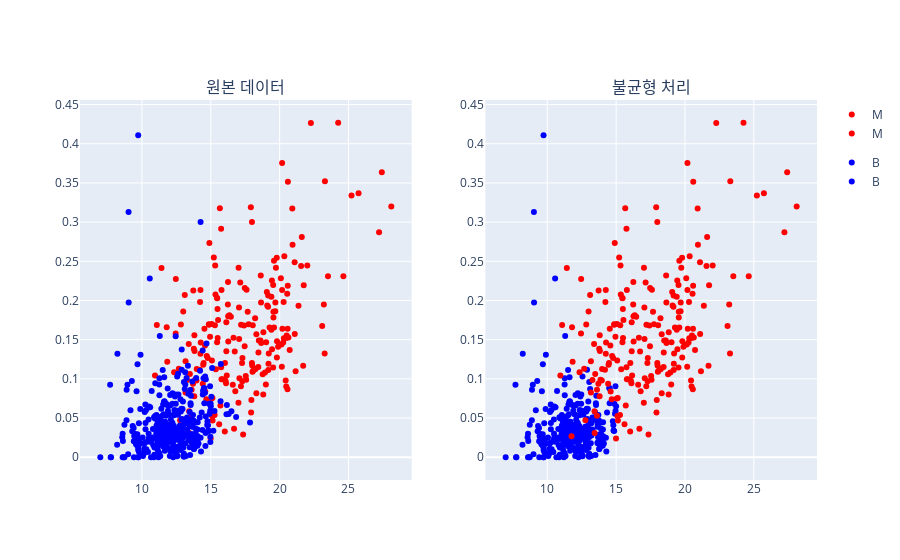

Here is the notebook cell this chart was saved with:
### Code cell
from plotly.subplots import make_subplots

def plot_resample(x_resample, fig1):
    fig2 = px.scatter(x_resample, x='Mean Radius', y='Mean Concavity', color='Diagnosis_resample', color_discrete_map=color_map)
    fig_sub = make_subplots(rows=1, cols=2, subplot_titles=('원본 데이터', '불균형 처리'))
    for i in fig1.data:
        fig_sub.add_trace(i, row = 1, col = 1)
    for k in fig2.data:
        fig_sub.add_trace(k, row = 1, col = 2)
    return fig_sub

plot_resample(x_resample, fig1)

### Figure 1 — Plotly figure (JSON) as saved in the notebook; plotly's stock layout.template omitted (floating-point values rounded to 4 significant figures; data arrays with more than 128 entries replaced by an {"elided": "..."} marker saying what was removed)
{"data": [{"hovertemplate": "Diagnosis=M<br>Mean Radius=%{x}<br>Mean Concavity=%{y}<extra></extra>", "legendgroup": "M", "marker": {"color": "red", "symbol": "circle"}, "mode": "markers", "name": "M", "orientation": "v", "showlegend": true, "type": "scatter", "x": {"elided": "212 float values"}, "xaxis": "x", "y": {"elided": "212 float values"}, "yaxis": "y"}, {"hovertemplate": "Diagnosis=B<br>Mean Radius=%{x}<br>Mean Concavity=%{y}<extra></extra>", "legendgroup": "B", "marker": {"color": "blue", "symbol": "circle"}, "mode": "markers", "name": "B", "orientation": "v", "showlegend": true, "type": "scatter", "x": {"elided": "357 float values"}, "xaxis": "x", "y": {"elided": "357 float values"}, "yaxis": "y"}, {"hovertemplate": "Diagnosis_resample=B<br>Mean Radius=%{x}<br>Mean Concavity=%{y}<extra></extra>", "legendgroup": "B", "marker": {"color": "blue", "symbol": "circle"}, "mode": "markers", "name": "B", "orientation": "v", "showlegend": true, "type": "scatter", "x": {"elided": "294 float values"}, "xaxis": "x2", "y": {"elided": "294 float values"}, "yaxis": "y2"}, {"hovertemplate": "Diagnosis_resample=M<br>Mean Radius=%{x}<br>Mean Concavity=%{y}<extra></extra>", "legendgroup": "M", "marker": {"color": "red", "symbol": "circle"}, "mode": "markers", "name": "M", "orientation": "v", "showlegend": true, "type": "scatter", "x": {"elided": "212 float values"}, "xaxis": "x2", "y": {"elided": "212 float values"}, "yaxis": "y2"}], "layout": {"annotations": [{"font": {"size": 16}, "showarrow": false, "text": "원본 데이터", "x": 0.225, "xanchor": "center", "xref": "paper", "y": 1, "yanchor": "bottom", "yref": "paper"}, {"font": {"size": 16}, "showarrow": false, "text": "불균형 처리", "x": 0.775, "xanchor": "center", "xref": "paper", "y": 1, "yanchor": "bottom", "yref": "paper"}], "xaxis": {"anchor": "y", "domain": [0, 0.45]}, "xaxis2": {"anchor": "y2", "domain": [0.55, 1]}, "yaxis": {"anchor": "x", "domain": [0, 1]}, "yaxis2": {"anchor": "x2", "domain": [0, 1]}}}
